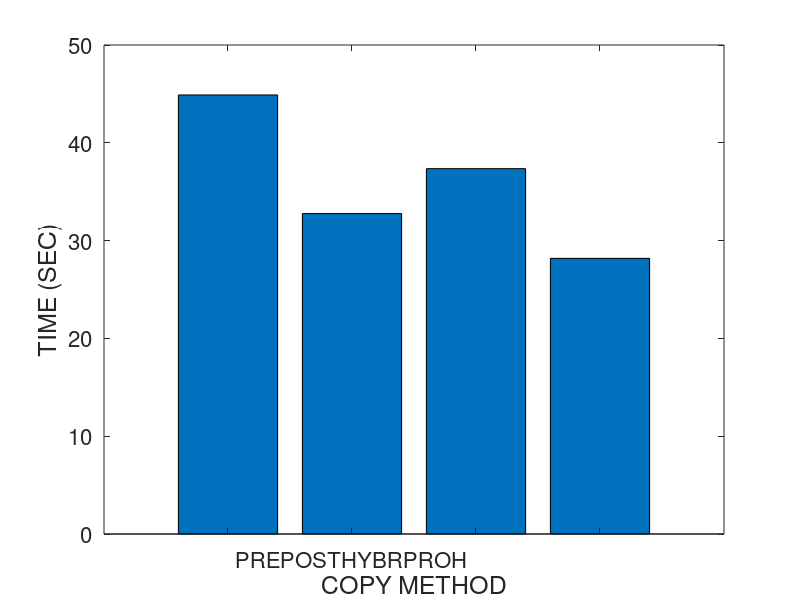
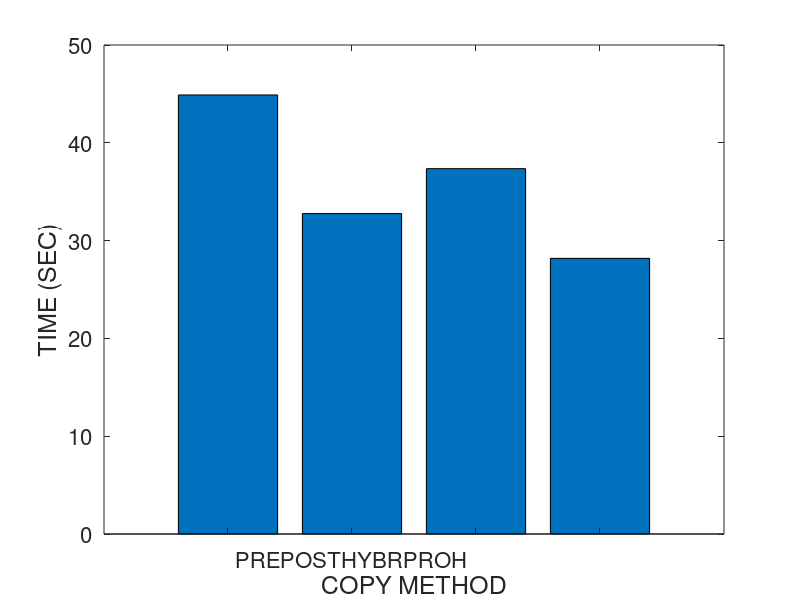
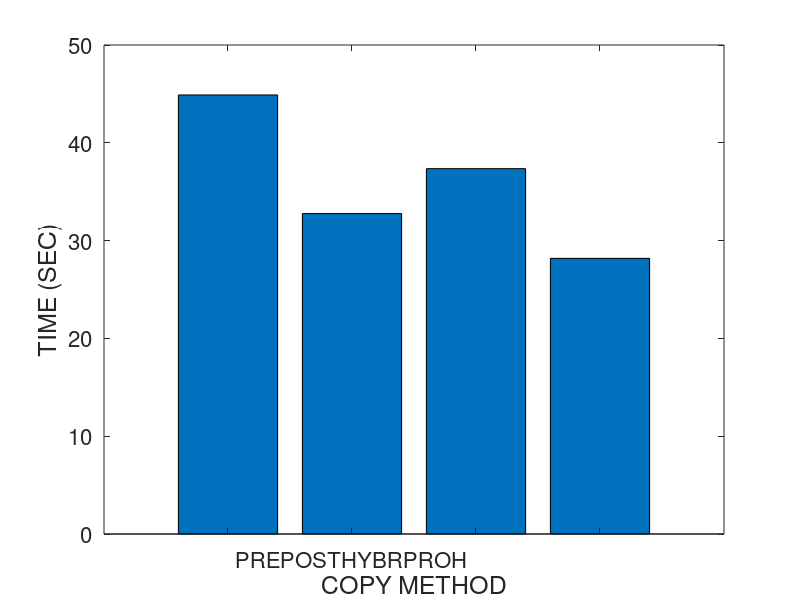
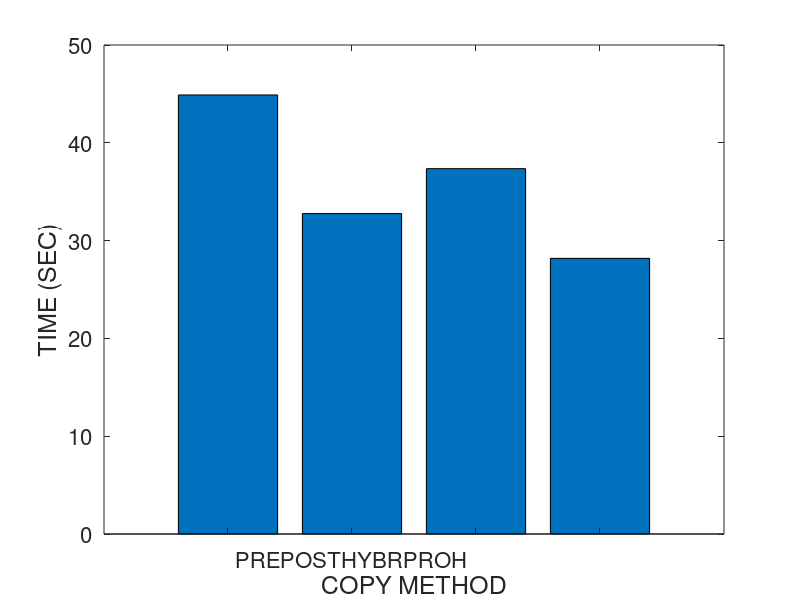

Reproduce these figures in MATLAB, in order.
% basic hybrid copy migration
% memory size in MB
r = 4096
r *= 1024 % convert to KB

% bandwidth in gbps
b = 1000 
b = b * 1024/8 % convert to KB

% page dirty rate in percent (%): against to total memory pages
dirtyrate = 14 
dirtyrate /= 100

readrate = 14
readrate /= 100

pagesize = 4 % in KB
numpages = r / pagesize

% delta compression rate
comp = 0.5 

% amount of CPU and device states in KB 
scinfo = 100

% working set size in number of pages
wss = numpages * 0.25

% 0: zero, 1: read, 2: dirtied, 3: inactive data
mem = zeros(1, numpages);

% prediction accuracy 0 through 1
acc = 1
%acc = 0

fontsize = 18

totaltime = 0;
downtime = 0;
totaldata = 0;

A = zeros(4, 3);

%%%%%%%%%%%%%%%%%%%%%%%%%%%%%%
% precopy migration
%%%%%%%%%%%%%%%%%%%%%%%%%%%%%%
fprintf('\n')
disp('==================== Precopy migration ====================')
% iterations
present = numpages
iter = 0
while present > 50 && iter < 29 && totaldata < 4*r
	pretime = present / b
	totaltime += pretime
	totaldata += present
	present = numpages * dirtyrate
	%dirts = wss * dirtyrate
	iter += 1
end

% stop-and-copy phase
% stop conditions: 29 iterations, 50 pages, 4 memory size sent
scsent = scinfo + present * pagesize
downtime = scsent / b
totaltime += downtime
totaldata += scsent

% network fault rate
NFR = 0

A (1, 1) = totaltime;
A (1, 2) = downtime;
A (1, 3) = totaldata;

%%%%%%%%%%%%%%%%%%%%%%%%%%%%%%
% postcopy migration
%%%%%%%%%%%%%%%%%%%%%%%%%%%%%%
fprintf('\n')
disp('===================== Postcopy migration ======================')
totaltime = 0;
downtime = 0;
totaldata = 0;

% stop-and-copy phase
scsent = scinfo
downtime = scsent / b
totaltime += downtime
totaldata += scsent

% prepaging (bubbling) and on-demand paging
postsent = r
posttime = postsent/b
totaltime += posttime
totaldata += postsent
% network fault rate
NFR = 0.2

A (2, 1) = totaltime;
A (2, 2) = downtime;
A (2, 3) = totaldata;

%%%%%%%%%%%%%%%%%%%%%%%%%%%%%%
% hybrid copy migration
%%%%%%%%%%%%%%%%%%%%%%%%%%%%%%
fprintf('\n')
disp('==================== Hybrid copy migration ====================')
totaltime = 0;
downtime = 0;
totaldata = 0;

% precopy phase: single iteration
present = r
pretime = present / b
totaltime += pretime
totaldata += present

% stop-and-copy phase
bitmapsize = 500 % KB
scsent = scinfo + bitmapsize
downtime = scsent / b
totaltime += downtime
totaldata += scsent

% postcopy phase: prepaging (bubbling) and on-demand paging
%dirts = wss * dirtyrate
dirts = numpages * dirtyrate
postsent = dirts * pagesize
posttime = postsent/b
totaltime += posttime
totaldata += postsent
% network fault rate
NFR = 0.2

A (3, 1) = totaltime;
A (3, 2) = downtime;
A (3, 3) = totaldata;

%%%%%%%%%%%%%%%%%%%%%%%%%%%%%%
% proactive hybrid copy migration
%%%%%%%%%%%%%%%%%%%%%%%%%%%%%%
%disp(char(10))
fprintf('\n')
disp('=============== Proactive hybrid copy migration ================')
totaltime = 0;
downtime = 0;
totaldata = 0;

% precopy phase
% LRU, PFR

% scan the dirtied pages
% for dirtied pages
% 	mark dirtied (1)
% 	mem(random (1, wss * 0.1))	
randperm(int64(wss * 0.1));
% for read pages
% 	mark read (2)
% 	mem (random (wss * 0.1, wss * 0.2))

% for pages
% 	predict read/write

% send the pages most likely to be read and least likely to be dirtied
% do not send the pages most likely to be dirtied
% construct queue with the order of p1/p2
%reads = numpages * 0.4 
% total read rate = wss * read_rate = 0.25 * 0.16 = 0.04 (4%)
%read_rate = 0.16
%read_rate = 0.04 % 4% of total memory
% total write rate = wss * write_rate = 0.25 * 0.16 = 0.04 (4%)
%write_rate = 0.16
%write_rate = 0.04 % 4% of total memory
% simple case: readonly pages (RO) - zero dirtied pages 
%RO = 0.3
pred_pages = numpages * readrate * acc

% LRU
% for LRU queue
% 	mark sent
%	insert the pages into cache and perform delta compression

present = pred_pages * pagesize
pretime = present/b
totaltime += pretime
totaldata += present

% stop-and-copy phase
% send the CPU and device states
bitmapsize = 500 % KB
scsent = scinfo + bitmapsize
downtime = scsent/b
totaltime += downtime
totaldata += scsent

% postcopy phase
postsent = (numpages - pred_pages) * pagesize

% exclude the predicted dirtied pages 
pred_dirts = numpages * dirtyrate * acc
postsent = (numpages - pred_pages - pred_dirts) * pagesize
posttime = postsent/b
totaltime += posttime
totaldata += postsent

% network fault rate
NFR = 0.2

A (4, 1) = totaltime;
A (4, 2) = downtime;
A (4, 3) = totaldata

%%%%%%%%%%%%%%%%%%%%%%%%%%%%%%%%%%%%%%%%%%%%%%%%%%%%%%%
%                     plotting
% precopy
% postcopy
% hybrid
% pro-hybrid
%%%%%%%%%%%%%%%%%%%%%%%%%%%%%%%%%%%%%%%%%%%%%%%%%%%%%%%

prefix = "M4G_R14W14_acc100_r1"

dlmwrite (prefix, A, ' ')

%%%%%%%%%%%%%%%%%%%% total time %%%%%%%%%%%%%%%%%%%%%%
figure;
output = strcat(prefix, ".tt");
%output = prefix
x = ['PRECOPY', 'POSTCOPY', 'HYBRID', 'PRO-HYBRID'];
x = ['PRE', 'POST', 'HYBR', 'PROH'];
%x = 1:1:length(A);
%plot(x, A(:,2)/1000000, x, A(:,3)/1000000, '-.*');
%plot(A(:,2));
bar(A(:,1))
set(gca, 'XTickLabel', {'', x, ''}, 'FontSize', fontsize - 2)
xlabel('COPY METHOD', 'FontSize', fontsize);
ylabel('TIME (SEC)', 'FontSize', fontsize);
%legend('PRECOPY', 'POSTCOPY', 'HYBRID', 'PRO-HYBRID');
%bar(x, A(:,1))

saveas (1, strcat(output, ".png"));
saveas (1, strcat(output, ".eps"));
saveas (1, strcat(output, ".emf"));

%%%%%%%%%%%%%%%%%%%% downtime %%%%%%%%%%%%%%%%%%%%%%
figure;
output = strcat(prefix, ".dt");

bar(A(:,2))
set(gca, 'XTickLabel', {'', 'PRECOPY', 'POSTCOPY', 'HYBRID', 'PRO-HYBRID', ''}, 'FontSize', fontsize - 2)
xlabel('COPY METHOD', 'FontSize', fontsize);
ylabel('TIME (SEC)', 'FontSize', fontsize);

saveas (1, strcat(output, ".png"));
saveas (1, strcat(output, ".eps"));
saveas (1, strcat(output, ".emf"));

%%%%%%%%%%%%%%%%%%%% total data %%%%%%%%%%%%%%%%%%%%%%
figure;
output = strcat(prefix, ".td");

bar(A(:,3))
set(gca, 'XTickLabel', {'', 'PRECOPY', 'POSTCOPY', 'HYBRID', 'PRO-HYBRID', ''}, 'FontSize', fontsize - 2)
xlabel('COPY METHOD', 'FontSize', fontsize);
ylabel('SIZE (KB)', 'FontSize', fontsize);

saveas (1, strcat(output, ".png"));
saveas (1, strcat(output, ".eps"));
saveas (1, strcat(output, ".emf"));
